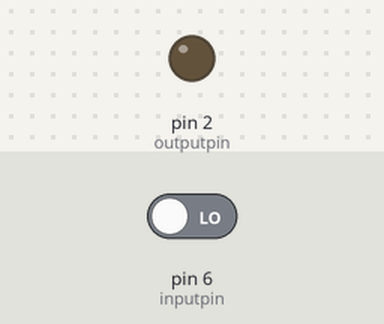
This sketch was run on a simulated Arduino Uno, built with avr-gcc and run on an emulated ATmega328P. Parts: output pins drawn as LEDs (lit = HIGH). The inputs (shaded band) are chosen by the test bench; at power-on: pin 6 (inputpin) LOW.

Above: at 1.2 s.
1.3 s: pin 6 (inputpin) driven HIGH
At 2.6 s:
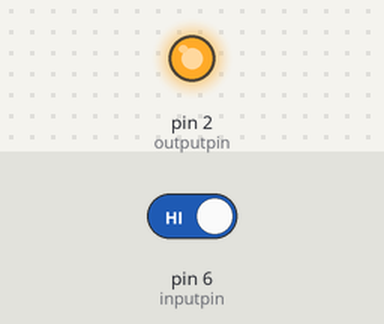
Timing chart, 0 to 4.3 s (numbered marks = the images above; inputs shaded):
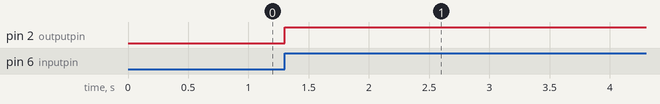

The sketch:

Toggler.ino
```cpp
/*This is a simple button toggling program for arduino
The input here is pin 6 is connected to button.
           10 K
5V -----/\/\/\/\----- Ground
      |
      |
     |O| Button
      |
     Pin 6
The Output pin is 2
            LED       220 Ohms
Pin 2 ------|>|-----/\/\/\/\----- Ground
This program used some parts of another program from Blinkwithoutdelay.
http://www.arduino.cc/en/Tutorial/BlinkWithoutDelay
Modified by Karthhic 2021
*/
int inputpin = 6;
int outputpin = 2;
/*
 * TOGGLE CLASS DEFINITION
 */
class Toggle
{
  private:
    int state = LOW;      // the current state of the output pin
    int reading;           // the current reading from the input pin
    int previous = LOW;    // the previous reading from the input pin

    long time_ = 0;         // the last time the output pin was toggled
    long debounce = 200;   // the debounce time, increase if the output flickers
    bool now(int inPin);
    int inputpin;

  public:
    Toggle(int input, long debounce) {
        this->inputpin = input;
        this->debounce = debounce;

        pinMode(inputpin, INPUT);
    }

    bool updater(){
        reading = digitalRead(inputpin);
        if (reading == HIGH && previous == LOW && millis() - time_ > debounce) {
            if (state == HIGH)
                state = LOW;
            else
                state = HIGH;

        time_ = millis();
        }
        Serial.print(state);
        previous = reading;
        return state;

    }

};


/*
 *  CLASS VARIABLES DECLARATION
 */

Toggle Button = Toggle(inputpin, 500);

void setup()
{
  pinMode(outputpin, OUTPUT);
}

void loop()
{
  digitalWrite(outputpin, Button.updater());
}
```

Measured:
- after the input at 1.3 s, pin 2 (outputpin): LOW → HIGH at once
